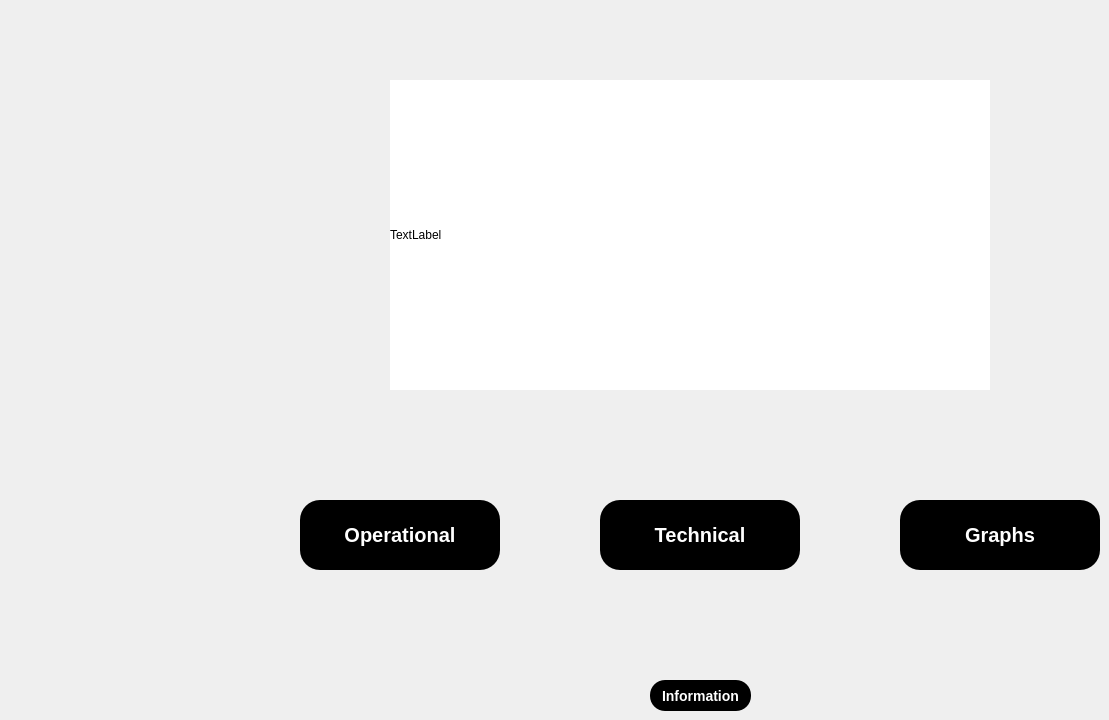
    <widget class="QWidget" name="page_2">
     <widget class="QPushButton" name="pushButton_Graph">
      <property name="geometry">
       <rect>
        <x>900</x>
        <y>500</y>
        <width>200</width>
        <height>70</height>
       </rect>
      </property>
      <property name="styleSheet">
       <string notr="true">
QPushButton {
background-color: black;
    color: white;;
    font-size: 20px;
    font-weight: bold;
    border-radius: 20px;
    padding: 8px 16px;
}

QPushButton:hover {
    background-color: #d6d6d6;
}
QPushButton:pressed {
    background-color: #e8e3e3;
}</string>
      </property>
      <property name="text">
       <string>Graphs</string>
      </property>
      <property name="icon">
       <iconset theme="QIcon::ThemeIcon::DocumentNew"/>
      </property>
     </widget>
     <widget class="QPushButton" name="pushButton_Operational">
      <property name="geometry">
       <rect>
        <x>300</x>
        <y>500</y>
        <width>200</width>
        <height>70</height>
       </rect>
      </property>
      <property name="autoFillBackground">
       <bool>false</bool>
      </property>
      <property name="styleSheet">
       <string notr="true">
QPushButton {
background-color: black;
    color: white;;
    font-size: 20px;
    font-weight: bold;
    border-radius: 20px;
    padding: 8px 16px;
}

QPushButton:hover {
    background-color: #d6d6d6;
}
QPushButton:pressed {
    background-color: #e8e3e3;
}</string>
      </property>
      <property name="text">
       <string>Operational</string>
      </property>
      <property name="icon">
       <iconset theme="QIcon::ThemeIcon::NetworkWireless"/>
      </property>
      <property name="iconSize">
       <size>
        <width>16</width>
        <height>16</height>
       </size>
      </property>
      <property name="autoRepeat">
       <bool>false</bool>
      </property>
      <property name="default">
       <bool>false</bool>
      </property>
      <property name="flat">
       <bool>false</bool>
      </property>
     </widget>
     <widget class="QPushButton" name="pushButton_Tecnical">
      <property name="geometry">
       <rect>
        <x>600</x>
        <y>500</y>
        <width>200</width>
        <height>70</height>
       </rect>
      </property>
      <property name="styleSheet">
       <string notr="true">
QPushButton {
background-color: black;
    color: white;;
    font-size: 20px;
    font-weight: bold;
    border-radius: 20px;
    padding: 8px 16px;
}

QPushButton:hover {
    background-color: #d6d6d6;
}
QPushButton:pressed {
    background-color: #e8e3e3;
}</string>
      </property>
      <property name="text">
       <string>Technical</string>
      </property>
      <property name="icon">
       <iconset theme="QIcon::ThemeIcon::DocumentProperties"/>
      </property>
     </widget>
     <widget class="QLabel" name="label_backGround">
      <property name="geometry">
       <rect>
        <x>390</x>
        <y>80</y>
        <width>600</width>
        <height>310</height>
       </rect>
      </property>
      <property name="styleSheet">
       <string notr="true">background-color: rgb(255, 255, 255);
</string>
      </property>
      <property name="text">
       <string>TextLabel</string>
      </property>
     </widget>
     <widget class="QPushButton" name="pushButton_Information">
      <property name="geometry">
       <rect>
        <x>650</x>
        <y>680</y>
        <width>101</width>
        <height>31</height>
       </rect>
      </property>
      <property name="styleSheet">
       <string notr="true">
QPushButton {
background-color: black;
    color: white;;
    font-size: 14px;
    font-weight: bold;
    border-radius: 15px;
    padding: 4px 8px;
}

QPushButton:hover {
    background-color: #d6d6d6;
}
QPushButton:pressed {
    background-color: #e8e3e3;
}</string>
      </property>
      <property name="text">
       <string>Information</string>
      </property>
     </widget>
    </widget>
